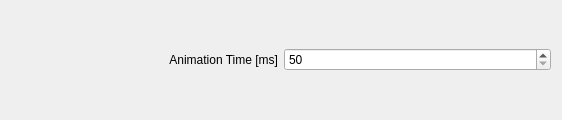
<?xml version="1.0" encoding="UTF-8"?>

<!-- SPDX-License-Identifier: MIT -->

<ui version="4.0">
    <class>NiriConfigForm</class>
    <widget class="QWidget" name="NiriConfigForm">
        <property name="geometry">
            <rect><x>0</x><y>0</y><width>562</width><height>120</height></rect>
        </property>
        <layout class="QGridLayout" name="gridLayout">
            <item row="0" column="0">
                <widget class="QLabel" name="label_duration">
                    <property name="text"><string>Animation Time [ms]</string></property>
                    <property name="alignment"><set>Qt::AlignRight|Qt::AlignTrailing|Qt::AlignVCenter</set></property>
                </widget>
            </item>
            <item row="0" column="1">
                <widget class="QSpinBox" name="kcfg_Duration">
                    <property name="minimum"><number>50</number></property>
                    <property name="maximum"><number>9999</number></property>
                    <property name="singleStep"><number>50</number></property>
                </widget>
            </item>
        </layout>
    </widget>
    <resources />
    <connections />
</ui>
